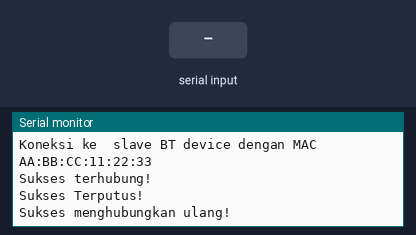
This sketch was run on a simulated ESP32. On the bench: the last lines printed to the serial monitor. The test bench sets the inputs (shaded band). Nothing arrives over Bluetooth unless stated.

Above: at 1.2 s.
1.3 s: "1" received over the second serial link
At 2.5 s:
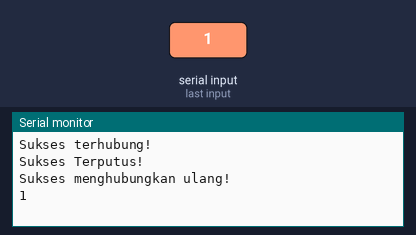
2.8 s: "0" received over the second serial link
At 3.5 s:
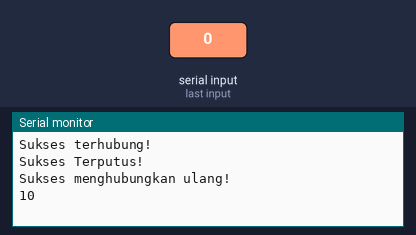

Measured:
- after the input at 1.3 s, the serial monitor: prints a new line at once (image 1)
- after the input at 2.8 s, the serial monitor: prints a new line at once (image 2)

The sketch:

esp_master.ino
```cpp
// Contoh ini membuat jembatan antara Bluetooth Serial dan Bluetooth Klasik (SPP)
// Ini adalah perpanjangan dari contoh SerialToSerialBT oleh Evandro Copercini - 2018
// JANGAN mencoba menyambungkan ke ponsel atau laptop - mereka adalah master
// perangkat, sama seperti ESP menggunakan kode ini - TIDAK akan berfungsi!
// Anda dapat mencoba mem-flash ESP32 kedua dengan contoh SerialToSerialBT - seharusnya
// secara otomatis berpasangan dengan ESP32 yang menjalankan kode ini
//Ubah PIN dan MAC addres,juga ubah nama master dan slave,gunakan salah satu antara nama atau MAC.

#include "BluetoothSerial.h"

//#define USE_NAME // Jika MAC,Comment saja.
const char *pin = "1234"; // ubah PIN dan samakan

#if !defined(CONFIG_BT_SPP_ENABLED)
#error Serial Bluetooth not available or not enabled. It is only available for the ESP32 chip.
#endif

BluetoothSerial SerialBT;

#ifdef USE_NAME
  String slaveName = "Enggang-SLAVE"; // ID
#else
  String MACadd = "AA:BB:CC:11:22:33"; // Debug
  uint8_t address[6]  = {0xAA, 0xBB, 0xCC, 0x11, 0x22, 0x33}; // ubah MAC addres
#endif

String myName = "Enggang-MASTER";

void setup() {
  bool connected;
  Serial.begin(115200);

  SerialBT.begin(myName, true);
  Serial.printf("Perangkat ini \"%s\" dalam master mode,pastikan slave aktif!\n", myName.c_str());

  #ifndef USE_NAME
    SerialBT.setPin(pin);
    Serial.println("Mengunakan PIN");
  #endif

  #ifdef USE_NAME
    connected = SerialBT.connect(slaveName);
    Serial.printf("Koneksi ke  slave BT device dengan Nama \"%s\"\n", slaveName.c_str());
  #else
    connected = SerialBT.connect(address);
    Serial.print("Koneksi ke  slave BT device dengan MAC "); Serial.println(MACadd);
  #endif

  if(connected) {
    Serial.println("Sukses terhubung!");
  } else {
    while(!SerialBT.connected(10000)) {
      Serial.println("Koneksi gagal,dekatkan perangkat.");
    }
  }

  if (SerialBT.disconnect()) {
    Serial.println("Sukses Terputus!");
  }

  SerialBT.connect();
  if(connected) {
    Serial.println("Sukses menghubungkan ulang!");
  } else {
    while(!SerialBT.connected(10000)) {
      Serial.println("Koneksi gagal,dekatkan perangkat!.");
    }
  }
}

void loop() {
  if (Serial.available()) {
    SerialBT.write(Serial.read());
  }
  if (SerialBT.available()) {
    Serial.write(SerialBT.read());
  }
  delay(20);
}
```
